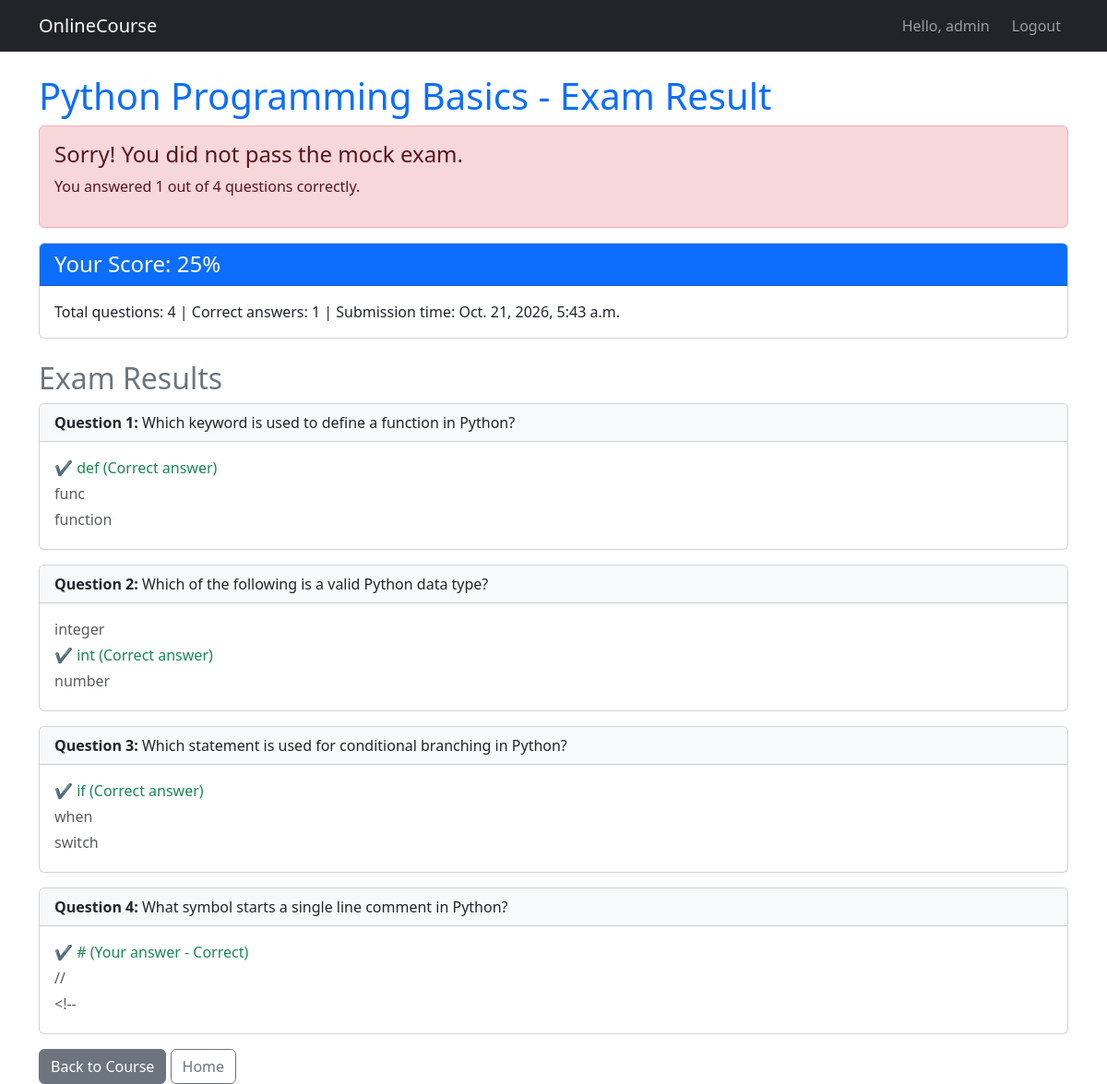
The page /course/2/result/ (signed in) on the database its author committed.
### onlinecourse/models.py (models this page shows, shortened)
class Course(models.Model):
    name = models.CharField(null=False, max_length=30, default='online course')
    description = models.CharField(null=False, max_length=255, default='online course description')

class Submission(models.Model):
    enroll = models.ForeignKey(Enrollment, on_delete=models.CASCADE)
    choices = models.ManyToManyField(Choice)
    submit_time = models.DateTimeField(default=timezone.now)
    def get_total_questions(self):
        return Question.objects.filter(lesson__course=self.enroll.course).count()
    def get_correct_answers(self):
        return self.choices.filter(is_correct=True).count()
    def get_score(self):
        total_questions = self.get_total_questions()
        if total_questions == 0:
            return 0
        return int(self.get_correct_answers() * 100 / total_questions)

class Question(models.Model):
    question_text = models.CharField(null=False, max_length=200, default='question')
    lesson = models.ForeignKey(Lesson, on_delete=models.CASCADE)
    def get_choices(self):
        return Choice.objects.filter(question=self)

class Choice(models.Model):
    question = models.ForeignKey(Question, on_delete=models.CASCADE)
    choice_text = models.CharField(null=False, max_length=200, default='choice')
    is_correct = models.BooleanField(default=False)

### onlinecourse/views.py (the view)
# urls.py: path('course/<int:submission_id>/result/', views.show_exam_result, name='show_exam_result'),
@login_required
def show_exam_result(request, submission_id):
    submission = get_object_or_404(Submission, pk=submission_id)
    course = submission.enroll.course
    questions = Question.objects.filter(lesson__course=course)
    selected_choices = submission.choices.all()
    total_questions = submission.get_total_questions()
    correct_answers = submission.get_correct_answers()
    score = submission.get_score()
    context = {
        'submission': submission,
        'course': course,
        'question_list': questions,
        'choices': selected_choices,
        'total_questions': total_questions,
        'correct_answers': correct_answers,
        'score': score,
    }
    return render(request, 'onlinecourse/exam_result_bootstrap.html', context)

### onlinecourse/templates/onlinecourse/exam_result_bootstrap.html
{% extends "onlinecourse/base.html" %}
{% block content %}
<div class="row">
    <div class="col-md-12">
        <h1 class="text-primary">{{ course.name }} - Exam Result</h1>
    </div>
</div>
<div class="row">
    <div class="col-md-12">
        {% if score > 50 %}
        <div class="alert alert-success" id="congratulations">
            <h4 class="alert-heading">Congratulations! You passed the mock exam.</h4>
            <p>You answered {{ correct_answers }} out of {{ total_questions }} questions correctly.</p>
        </div>
        {% else %}
        <div class="alert alert-danger" id="failed">
            <h4 class="alert-heading">Sorry! You did not pass the mock exam.</h4>
            <p>You answered {{ correct_answers }} out of {{ total_questions }} questions correctly.</p>
        </div>
        {% endif %}
    </div>
</div>
<div class="row">
    <div class="col-md-12">
        <div class="card mb-4">
            <div class="card-header bg-primary text-white">
                <h4 class="mb-0">Your Score: {{ score }}%</h4>
            </div>
            <div class="card-body">
                <p class="mb-0">Total questions: {{ total_questions }} |
                   Correct answers: {{ correct_answers }} |
                   Submission time: {{ submission.submit_time }}</p>
            </div>
        </div>
    </div>
</div>
<div class="row">
    <div class="col-md-12">
        <h2 class="text-secondary">Exam Results</h2>
        {% for question in question_list %}
        <div class="card mb-3">
            <div class="card-header bg-light">
                <strong>Question {{ forloop.counter }}:</strong> {{ question.question_text }}
            </div>
            <div class="card-body">
                {% for choice in question.get_choices %}
                {% if choice in choices %}
                    {% if choice.is_correct %}
                    <p class="text-success mb-1">&#10004; {{ choice.choice_text }} (Your answer - Correct)</p>
                    {% else %}
                    <p class="text-danger mb-1">&#10008; {{ choice.choice_text }} (Your answer - Incorrect)</p>
                    {% endif %}
                {% else %}
                    {% if choice.is_correct %}
                    <p class="text-success mb-1">&#10004; {{ choice.choice_text }} (Correct answer)</p>
                    {% else %}
                    <p class="text-muted mb-1">{{ choice.choice_text }}</p>
                    {% endif %}
                {% endif %}
                {% endfor %}
            </div>
        </div>
        {% endfor %}
        <a href="{% url 'onlinecourse:course_details' course.id %}" class="btn btn-secondary">Back to Course</a>
        <a href="{% url 'onlinecourse:index' %}" class="btn btn-outline-secondary">Home</a>
    </div>
</div>
{% endblock %}

### onlinecourse/templates/onlinecourse/base.html (shortened to what this page needs)
{% load static %}
<!DOCTYPE html>
<html lang="en">
<head>
    <link href="https://cdn.jsdelivr.net/npm/bootstrap@5.3.0/dist/css/bootstrap.min.css" rel="stylesheet">
</head>
<body>
<nav class="navbar navbar-expand-lg navbar-dark bg-dark mb-4">
    <div class="container">
        <a class="navbar-brand" href="{% url 'onlinecourse:index' %}">OnlineCourse</a>
        <div class="navbar-nav ms-auto">
            {% if user.is_authenticated %}
                <span class="navbar-text me-3">Hello, {{ user.username }}</span>
                <a class="nav-link" href="{% url 'onlinecourse:logout' %}">Logout</a>
            {% else %}
                <a class="nav-link" href="{% url 'onlinecourse:login' %}">Login</a>
            {% endif %}
        </div>
    </div>
</nav>
<div class="container">
    {% block content %}
    {% endblock %}
</div>
</body>
</html>

### rows shown on the page
Course: name "Python Programming Basics"
Submission: submit_time "Oct. 21, 2026, 5:43 a.m."
Question: question_text "Which keyword is used to define a function in Python?"
Choice: choice_text "def"
Choice: choice_text "func"
Choice: choice_text "function"
Question: question_text "Which of the following is a valid Python data type?"
Choice: choice_text "integer"
Choice: choice_text "int"
Choice: choice_text "number"
Question: question_text "Which statement is used for conditional branching in Python?"
Choice: choice_text "if"
Choice: choice_text "when"
Choice: choice_text "switch"
Question: question_text "What symbol starts a single line comment in Python?"
Choice: choice_text "#"
Choice: choice_text "//"
Choice: choice_text "<!--"

### other values the page prints
{{ user.username }} "admin"
{{ correct_answers }} "1"
{{ total_questions }} "4"
{{ score }} "25"
